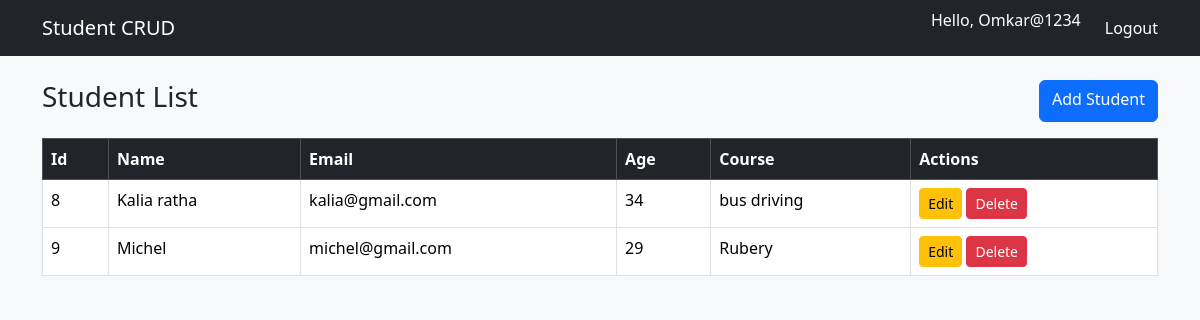
/students/ (signed in), run on an earlier commit of the app's database.
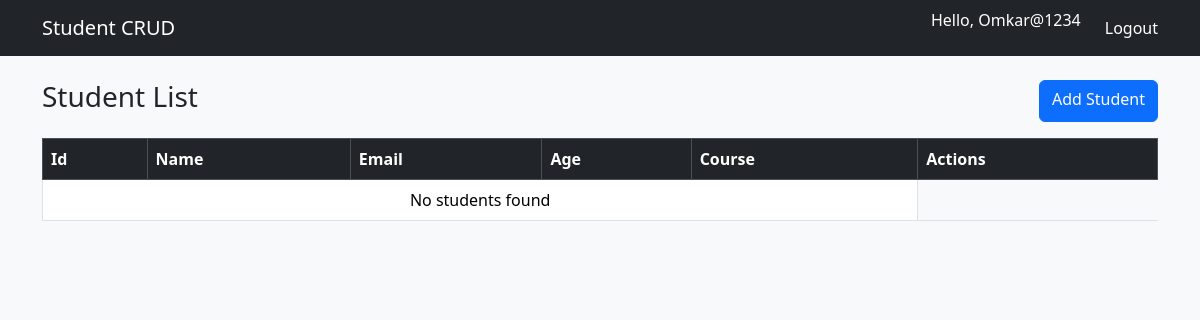
And on a later commit of the database.
### students/models.py (models this page shows, shortened)
class Student(models.Model):
    name = models.CharField(max_length=100)
    email = models.EmailField()
    age = models.IntegerField()
    course = models.CharField(max_length=100)

### students/views.py (the view)
# urls.py: path('', views.index, name='student_list'),
@login_required
def index(request):
    students = Student.objects.all() #fetch all students from database
    return render(request, 'students/index.html', {'students':students})

### students/templates/students/index.html (shortened to what this page needs)
{% extends 'students/base.html' %}
{% block content %}
<div class="d-flex justify-content-between mb-3">
    <h3>Student List</h3>
    <a href="{% url 'add_students' %}" class="btn btn-primary">Add Student</a>
</div>
<table class="table table-bordered table-hover">
    <thead class="table-dark">
        <tr>
            <th>Id</th>
            <th>Name</th>
            <th>Email</th>
            <th>Age</th>
            <th>Course</th>
            <th>Actions</th>
        </tr>
    </thead>
    <tbody>
    {% for student in students %}
        <tr>
            <td>{{ student.id }}</td>
            <td>{{ student.name }}</td>
            <td>{{ student.email }}</td>
            <td>{{ student.age }}</td>
            <td>{{ student.course }}</td>
            <td>
                <a href="{% url 'edit_student' student.id %}" class="btn btn-sm btn-warning">Edit</a>
                <form action="{% url 'delete_student' student.id %}" method="post"
                    style="display:inline;"
                    onsubmit="return confirm('Are you sure you want to delete this student?');">
                    <button type="submit" class="btn btn-sm btn-danger">
                        Delete
                    </button>
                </form>
            </td>
        </tr>
    {% empty %}
        <tr>
            <td colspan="5" class="text-center">No students found</td>
        </tr>
    {% endfor %}
    </tbody>
</table>
{% endblock %}

### students/templates/students/base.html (shortened to what this page needs)
{% load static %}
<!DOCTYPE html>
<html lang="en">
<head>
    <link
        href="https://cdn.jsdelivr.net/npm/bootstrap@5.3.2/dist/css/bootstrap.min.css"
        rel="stylesheet"
    >
</head>
<body class="bg-light">
<nav class="navbar navbar-dark bg-dark mb-4">
    <div class="container d-flex justify-content-between align-items-center">
        <a class="navbar-brand" href="{% url 'student_list' %}">
            Student CRUD
        </a>
        <ul class="navbar-nav flex-row">
            {% if user.is_authenticated %}
                <li class="nav-item ms-3">
                    <span class="navbar-text text-white me-2">
                        Hello, {{ user.username }}
                    </span>
                </li>
                <li class="nav-item ms-3">
                    <a class="nav-link text-white" href="{% url 'logout' %}">
                        Logout
                    </a>
                </li>
            {% else %}
                <li class="nav-item ms-3">
                    <a class="nav-link text-white" href="{% url 'login' %}">
                        Login
                    </a>
                </li>
            {% endif %}
        </ul>
    </div>
</nav>
<div class="container">
    {% block content %}
    {% endblock %}
</div>
</body>
</html>

What changed in the data, as far as the page shows it:
removed Student: id "8", name "Kalia ratha", email "kalia@gmail.com", age "34", course "bus driving"
removed Student: id "9", name "Michel", email "michel@gmail.com", age "29", course "Rubery"
Also different on the page:
text now shown: "No students found"
